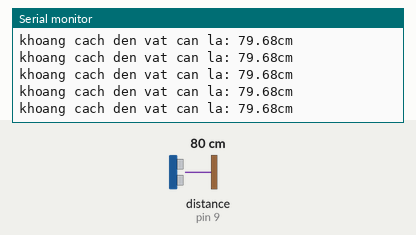
The sketch below on a simulated Arduino Uno, built with avr-gcc and run on an emulated ATmega328P. Parts: the last lines printed to the serial monitor. Wiring (inferred from the names in the program): ultrasonic range finder: trigger pin 10; echo pin 9. Inputs (shaded band) come from the test bench; at power-on: distance to the obstacle (sensor on pin 9) 80 cm. The echo pulse lasts 58.3 µs per cm.

Above: at 1.2 s.
1.3 s: distance to the obstacle (sensor on pin 9) set to 18 cm
At 1.6 s:
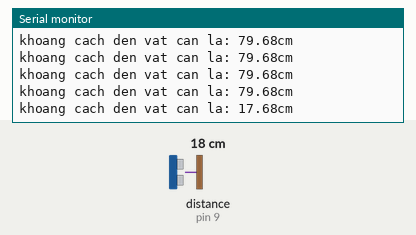
4.3 s: distance to the obstacle (sensor on pin 9) set to 2 cm
At 4.43 s:
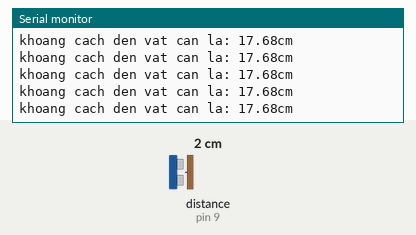
Timing chart, 0 to 7.3 s (numbered marks = the images above; inputs shaded):
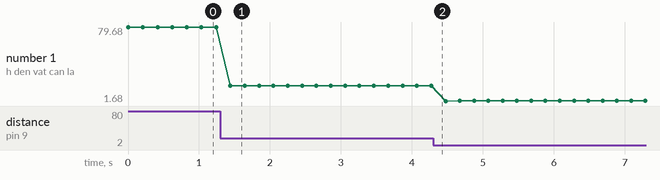

Measured:
- after the input at 1.3 s, the serial monitor: prints a new line after 0.14 s (image 1)
- plotted number 1: 79.68 → 17.68 after the input at 1.3 s, 17.68 → 1.7 after the input at 4.3 s

The sketch:

BLKLab_PRJ48_Do_Khoang_Cach_Den_Vat_Can_Bang_Arduino.ino
```cpp
int trig = 10,                                      //Khai các báo chân phát và nhận tín hiệu từ cảm biến
    echo = 9;
void setup() {
  pinMode(trig,OUTPUT);                             //Cài đặt chức năng cho các chân đã khai báo
  pinMode(echo,INPUT);
  Serial.begin(9600);                               //Khởi tạo giao tiếp giữa vi điều khiển và máy tính
}

void loop() {
  digitalWrite(trig,0);                             //Tắt chân phát tín hiệu khi bắt đầu chương trình
  delayMicroseconds(2);                             //Nghỉ 2 micro giây
  digitalWrite(trig,1);                             //Bật chân phát tín hiệu siêu âm trong 10 micro giây
  delayMicroseconds(10);
  digitalWrite(trig,0);                             //Ngắt tín hiệu phát
  long time = pulseIn(echo, HIGH);                  //Đọc thời gian chân echo nhận được tín hiệu từ chân trig dội về
  float kc=((time*0.0343)/2);                       //Dùng công thức vận tốc âm thanh tính ra khoảng cách từ cảm biến đến vật cản
  Serial.print("khoang cach den vat can la: ");     //In ra khoảng cách tính toán được
  Serial.print(kc);
  Serial.println("cm");
  delay(200);                                       //Nghỉ 0.2 giây trước khi đo lần tiếp theo
}
```
